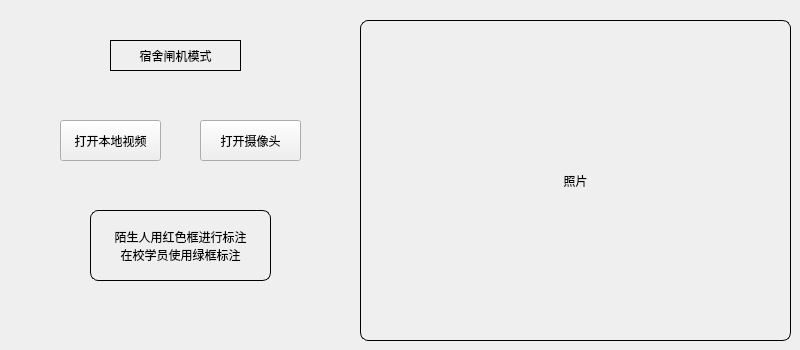
          <widget class="QWidget" name="tab_3">
           <attribute name="title">
            <string>宿舍闸机模式</string>
           </attribute>
           <widget class="QLabel" name="label_pic_2">
            <property name="geometry">
             <rect>
              <x>360</x>
              <y>20</y>
              <width>431</width>
              <height>321</height>
             </rect>
            </property>
            <property name="styleSheet">
             <string notr="true">border:1px solid black;
border-radius: 8px;</string>
            </property>
            <property name="text">
             <string>照片</string>
            </property>
            <property name="alignment">
             <set>Qt::AlignCenter</set>
            </property>
           </widget>
           <widget class="QPushButton" name="btn_open_file_2">
            <property name="geometry">
             <rect>
              <x>60</x>
              <y>120</y>
              <width>101</width>
              <height>41</height>
             </rect>
            </property>
            <property name="text">
             <string>打开本地视频</string>
            </property>
           </widget>
           <widget class="QLabel" name="label_hint_4">
            <property name="geometry">
             <rect>
              <x>110</x>
              <y>40</y>
              <width>131</width>
              <height>31</height>
             </rect>
            </property>
            <property name="styleSheet">
             <string notr="true">border:1px solid black;</string>
            </property>
            <property name="text">
             <string>宿舍闸机模式</string>
            </property>
            <property name="alignment">
             <set>Qt::AlignCenter</set>
            </property>
           </widget>
           <widget class="QPushButton" name="btn_open_cam_2">
            <property name="geometry">
             <rect>
              <x>200</x>
              <y>120</y>
              <width>101</width>
              <height>41</height>
             </rect>
            </property>
            <property name="text">
             <string>打开摄像头</string>
            </property>
           </widget>
           <widget class="QLabel" name="label_hint_2">
            <property name="geometry">
             <rect>
              <x>90</x>
              <y>210</y>
              <width>181</width>
              <height>71</height>
             </rect>
            </property>
            <property name="styleSheet">
             <string notr="true">border:1px solid black;
border-radius: 8px;</string>
            </property>
            <property name="text">
             <string>陌生人用红色框进行标注
在校学员使用绿框标注</string>
            </property>
            <property name="alignment">
             <set>Qt::AlignCenter</set>
            </property>
            <property name="margin">
             <number>-4</number>
            </property>
           </widget>
          </widget>
